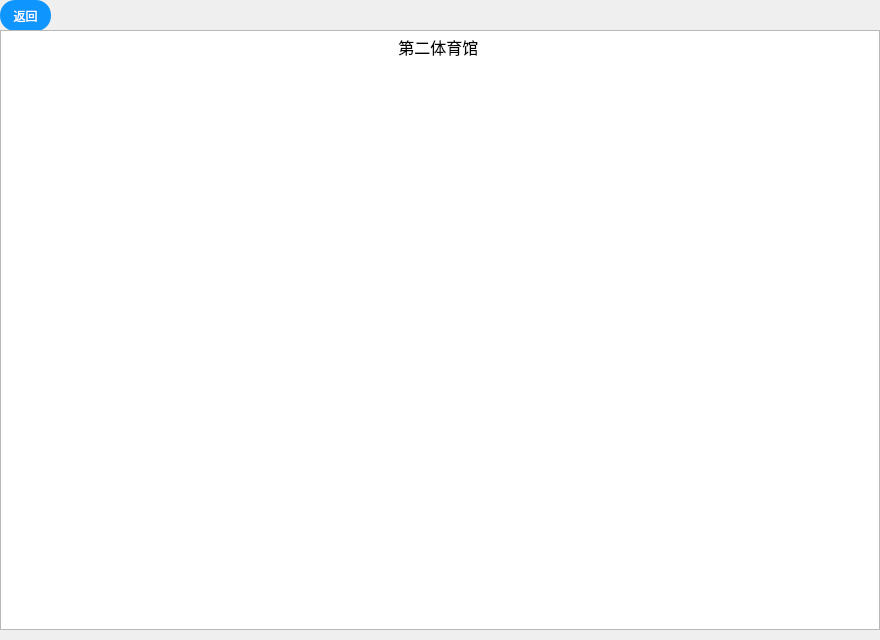
<?xml version="1.0" encoding="UTF-8"?>
<ui version="4.0">
 <class>e_erti</class>
 <widget class="QDialog" name="e_erti">
  <property name="geometry">
   <rect>
    <x>0</x>
    <y>0</y>
    <width>880</width>
    <height>640</height>
   </rect>
  </property>
  <property name="windowTitle">
   <string>Dialog</string>
  </property>
  <widget class="QPushButton" name="pushButton">
   <property name="geometry">
    <rect>
     <x>0</x>
     <y>0</y>
     <width>51</width>
     <height>31</height>
    </rect>
   </property>
   <property name="styleSheet">
    <string notr="true">QPushButton
{
    font-family:Microsoft Yahei;
    font:=20px;
    color:white;
    background-color:rgb(14 , 150 , 254);
    border-radius:15px;
    height:20px;
    width:20px;
}

QPushButton:hover
{
    background-color:rgb(44 , 137 , 255);
}

QPushButton:pressed
{
    background-color:rgb(14 , 150 , 254);
    padding-left:3px;
    padding-top:3px;
}</string>
   </property>
   <property name="text">
    <string>返回</string>
   </property>
  </widget>
  <widget class="QTextBrowser" name="textBrowser">
   <property name="geometry">
    <rect>
     <x>0</x>
     <y>30</y>
     <width>880</width>
     <height>600</height>
    </rect>
   </property>
   <property name="html">
    <string>&lt;!DOCTYPE HTML PUBLIC &quot;-//W3C//DTD HTML 4.0//EN&quot; &quot;http://www.w3.org/TR/REC-html40/strict.dtd&quot;&gt;
&lt;html&gt;&lt;head&gt;&lt;meta name=&quot;qrichtext&quot; content=&quot;1&quot; /&gt;&lt;meta charset=&quot;utf-8&quot; /&gt;&lt;style type=&quot;text/css&quot;&gt;
p, li { white-space: pre-wrap; }
hr { height: 1px; border-width: 0; }
li.unchecked::marker { content: &quot;\2610&quot;; }
li.checked::marker { content: &quot;\2612&quot;; }
&lt;/style&gt;&lt;/head&gt;&lt;body style=&quot; font-family:'Microsoft YaHei UI'; font-size:9pt; font-weight:400; font-style:normal;&quot;&gt;
&lt;p align=&quot;center&quot; style=&quot; margin-top:0px; margin-bottom:0px; margin-left:0px; margin-right:0px; -qt-block-indent:0; text-indent:0px;&quot;&gt;&lt;span style=&quot; font-family:'楷体'; font-size:12pt;&quot;&gt;第二体育馆&lt;/span&gt; &lt;/p&gt;
&lt;p align=&quot;center&quot; style=&quot; margin-top:0px; margin-bottom:0px; margin-left:0px; margin-right:0px; -qt-block-indent:0; text-indent:0px;&quot;&gt;&lt;img src=&quot;:/e/eGym/erji3.jpg&quot; /&gt;&lt;/p&gt;&lt;/body&gt;&lt;/html&gt;</string>
   </property>
  </widget>
 </widget>
 <resources/>
 <connections/>
</ui>
